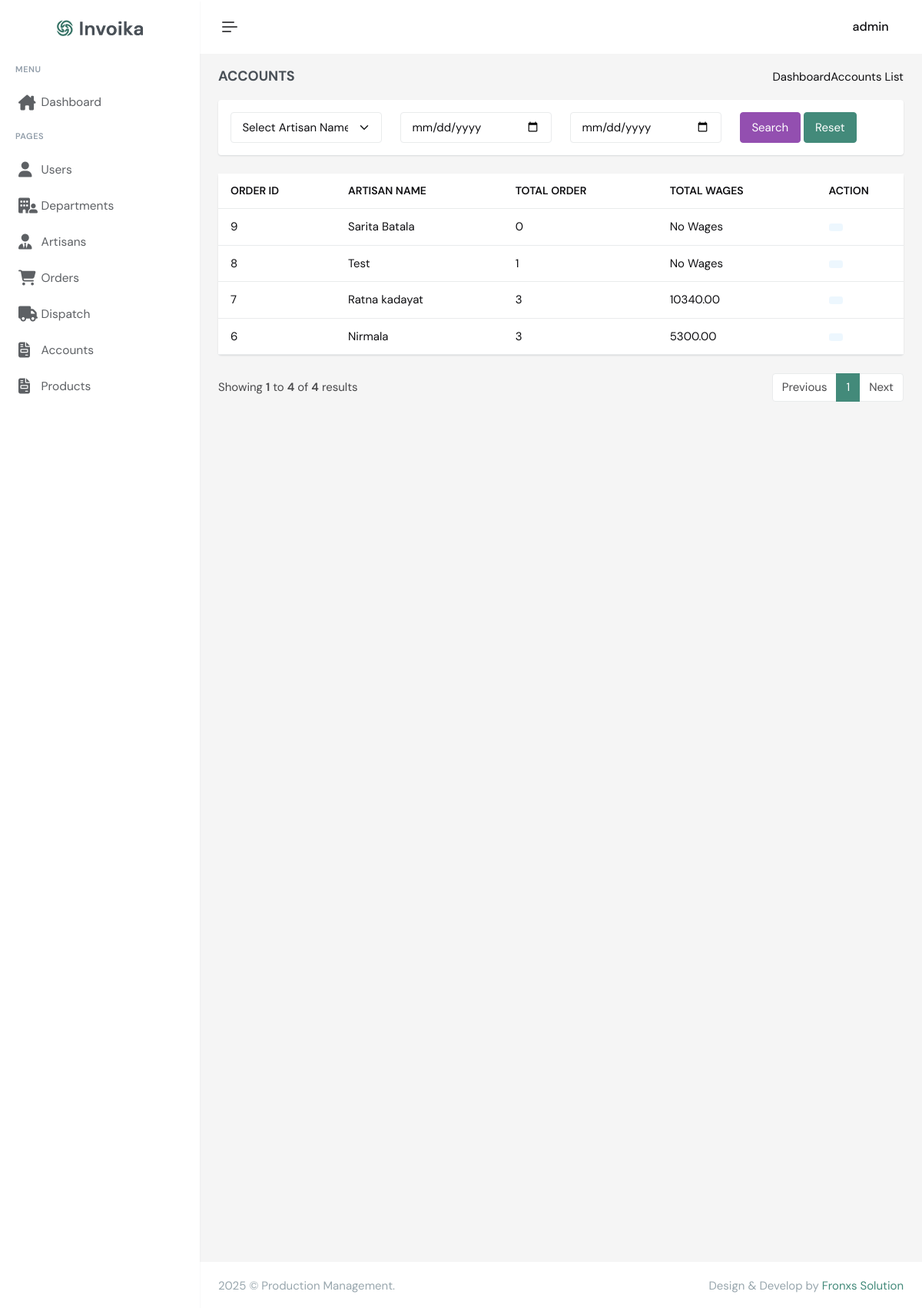
The app's page /accounts.php (signed in) with its own data.
### tables this page shows
CREATE TABLE `users` (
  `UserID` int(11) NOT NULL,
  `Username` varchar(100) NOT NULL,
  `Password` varchar(255) NOT NULL,
  `Role` enum('Admin','Manager','Quality Control','Dispatch','Accounts') NOT NULL,
  `is_delete` tinyint(4) NOT NULL DEFAULT '0' COMMENT '0:not delete 1:delete',
  `created_at` timestamp NOT NULL DEFAULT CURRENT_TIMESTAMP,
  `updateed_at` timestamp NOT NULL DEFAULT CURRENT_TIMESTAMP
);

CREATE TABLE `artisans` (
  `ArtisanID` int(11) NOT NULL,
  `ArtisanName` varchar(100) NOT NULL,
  `Specialization` varchar(255) NOT NULL,
  `JoinDate` date NOT NULL,
  `DepartmentID` int(11) DEFAULT NULL,
  `is_delete` int(11) NOT NULL DEFAULT '0' COMMENT '0:not delete 1:delete'
);

### accounts.php (the view, shortened to what the rows shown need)
<?php
include "config.php";
include "assets/includes/header.php";
?>
<div class="main-content">
    <div class="page-content">
        <div class="container-fluid">
            <div class="row">
                <div class="col-xl-12">
                    <div class="card">
                        <div class="card-body">
                            <div class="table-responsive table-card">
                                <table class="table table-hover table-nowrap align-middle mb-0">
                                    <thead>
                                        <tr class="text-muted text-uppercase">
                                            <th scope="col">Order ID</th>
                                            <th scope="col">Artisan Name</th>
                                            <th scope="col">Total Order</th>
                                            <th scope="col">Total Wages</th>
                                            <th scope="col" style="width: 12%;">Action</th>
                                        </tr>
                                    </thead>
                                    <tbody>
                                        <?php
                                        $records_per_page = 10;
                                        $current_page = isset($_GET['page']) ? $_GET['page'] : 1;
                                        $offset = ($current_page - 1) * $records_per_page;
                                        $filter_conditions = "is_delete = 0";
                                        $sql = "SELECT * FROM artisans WHERE $filter_conditions ORDER BY ArtisanID DESC LIMIT $offset, $records_per_page";
                                        $result = mysqli_query($conn, $sql);
                                        if (mysqli_num_rows($result) > 0) {
                                            while ($row = mysqli_fetch_assoc($result)) {
                                                $total_order = "SELECT COUNT(OrderID) as total_order FROM orders WHERE ArtisanID = {$row['ArtisanID']}";
                                                $order_result = mysqli_query($conn, $total_order);
                                                $row_order = mysqli_fetch_assoc($order_result);
                                                $total_wages = "SELECT SUM(qc.ApprovedQuantity * o.WagesPerPiece) AS total_wages
                                                                FROM quality_control qc
                                                                JOIN orders o ON qc.OrderID = o.OrderID
                                                                JOIN artisans a ON a.ArtisanID = o.ArtisanID
                                                                WHERE a.ArtisanID = {$row['ArtisanID']}
                                                                GROUP BY a.ArtisanID";
                                                $wages_result = mysqli_query($conn, $total_wages);
                                                if (mysqli_num_rows($wages_result) > 0) {
                                                    $row_wages = mysqli_fetch_assoc($wages_result);
                                                } else {
                                                    $row_wages['total_wages'] = 0;
                                                }
                                        ?>
                                                <tr>
                                                    <td><?php echo $row['ArtisanID']; ?></td>
                                                    <td><?php echo $row['ArtisanName']; ?></td>
                                                    <td><?php echo $row_order['total_order'] ?></td>
                                                    <td><?php echo empty($row_wages['total_wages']) ? 'No Wages' : $row_wages['total_wages']; ?></td>
                                                    <td>
                                                        <ul class="list-inline hstack mb-0">
                                                            <li class="list-inline-item edit" data-bs-toggle="tooltip" title="Details">
                                                                <a href="artisan-details.php?id=<?php echo $row['ArtisanID'] ?>" class="btn btn-soft-info btn-sm">
                                                                </a>
                                                            </li>
                                                        </ul>
                                                    </td>
                                                </tr>
                                        <?php
                                            }
                                        } else {
                                            echo '
                                            <tr>
                                                <td colspan="7"><h2>No Records Found</h2></td>
                                            </tr>';
                                        }
                                        ?>
                                    </tbody>
                                </table>
                            </div>
                        </div>
                    </div>
                </div>
            </div>
        </div>
    </div>
</div>
<?php
include "assets/includes/footer.php";
?>

### assets/includes/header.php (shortened to what the rows shown need)
<!doctype html>
<html lang="en" data-layout="vertical" data-topbar="light" data-sidebar="light" data-sidebar-size="lg" data-sidebar-image="none" data-preloader="disable">
<head>
    <link href="assets/libs/jsvectormap/css/jsvectormap.min.css" rel="stylesheet" type="text/css" />
    <link href="assets/css/bootstrap.min.css" rel="stylesheet" type="text/css" />
    <link href="assets/css/icons.min.css" rel="stylesheet" type="text/css" />
    <link href="assets/css/app.min.css" rel="stylesheet" type="text/css" />
    <link rel="stylesheet" href="https://cdnjs.cloudflare.com/ajax/libs/font-awesome/6.6.0/css/all.min.css" />
</head>
<body>
    <div id="layout-wrapper">
        <header id="page-topbar">
            <div class="layout-width">
                <div class="navbar-header">
                    <div class="d-flex align-items-center">
                        <div class="dropdown header-item">
                            <button type="button" class="btn" id="page-header-user-dropdown" data-bs-toggle="dropdown"
                                aria-haspopup="true" aria-expanded="false">
                                <span class="d-flex align-items-center">
                                    <span class="text-start ms-xl-2">
                                        <?php
                                        $sql = "SELECT * FROM users WHERE UserID = {$_SESSION['UserID']}";
                                        $result = mysqli_query($conn, $sql);
                                        $row = mysqli_fetch_assoc($result);
                                        ?>
                                        <span class="d-none d-xl-inline-block fw-medium user-name-text fs-16"><?php echo $row['Username'] ?>
                                            <i class="las la-angle-down fs-12 ms-1"></i></span>
                                    </span>
                                </span>
                            </button>
                        </div>
                    </div>
                </div>
            </div>
        </header>

### records on screen
users: Username "admin"
artisans: ArtisanID "9", ArtisanName "Sarita Batala", total_order "0", shows "No Wages"
artisans: ArtisanID "8", ArtisanName "Test", total_order "1", shows "No Wages"
artisans: ArtisanID "7", ArtisanName "Ratna kadayat", total_order "3", total_wages "10340.00"
artisans: ArtisanID "6", ArtisanName "Nirmala", total_order "3", total_wages "5300.00"

### other values on screen
$offset + 1 "1"
min($offset + $records_per_page, $total_records) "4"
$total_records "4"
